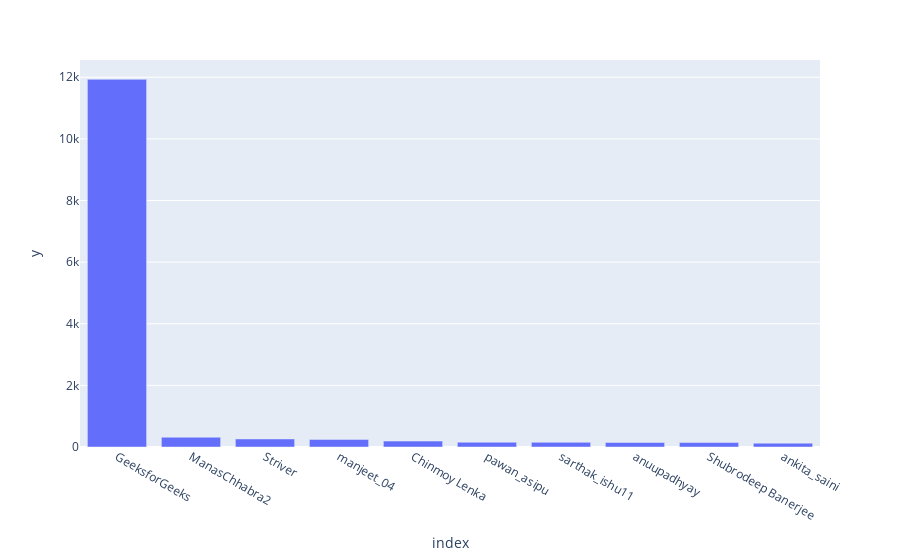

Notebook code cell kept with this figure:
### Markdown cell above
Above are the top 10 authors who contributed the most

### Code cell
t=df.author_id.value_counts()[:10]
px.bar(t,x=t.index,y=t.values)

### Figure 1 — Plotly figure (JSON) as saved in the notebook; plotly's stock layout.template omitted (floating-point values rounded to 4 significant figures)
{"data": [{"alignmentgroup": "True", "hovertemplate": "index=%{x}<br>y=%{y}<extra></extra>", "legendgroup": "", "marker": {"color": "#636efa", "pattern": {"shape": ""}}, "name": "", "offsetgroup": "", "orientation": "v", "showlegend": false, "textposition": "auto", "type": "bar", "x": ["GeeksforGeeks", "ManasChhabra2", "Striver", "manjeet_04", "Chinmoy Lenka", "pawan_asipu", "sarthak_ishu11", "anuupadhyay", "Shubrodeep Banerjee", "ankita_saini"], "xaxis": "x", "y": [11932, 317, 261, 246, 191, 155, 151, 146, 143, 125], "yaxis": "y"}], "layout": {"barmode": "relative", "legend": {"tracegroupgap": 0}, "margin": {"t": 60}, "xaxis": {"anchor": "y", "domain": [0, 1], "title": {"text": "index"}}, "yaxis": {"anchor": "x", "domain": [0, 1], "title": {"text": "y"}}}}
